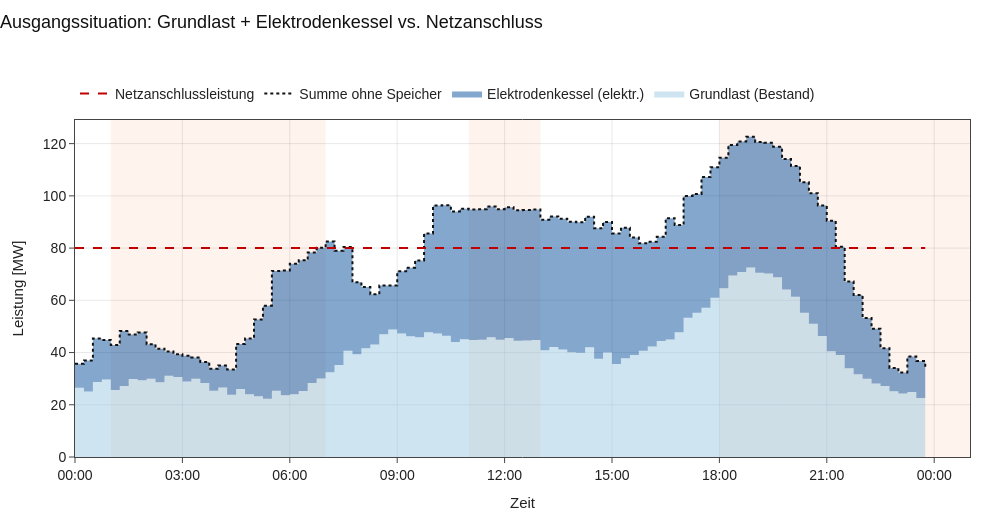

Notebook cell for this chart:
### Markdown cell above
### 4 · Ausgangssituation (vor Optimierung)

Grundlast und die zusätzliche elektrische Last des Elektrodenkessels. Die gestrichelte Linie
„Summe ohne Speicher" zeigt, was der Netzanschluss ohne Gegenmaßnahme sehen würde – deutlich über
der Netzanschlussleistung. Freigabe-Stunden orange hinterlegt.

### Code cell
def markiere_freigabe(fig, **kw):
    """Freigabe-Stunden im Plot orange hinterlegen."""
    tag0 = zeit[0].normalize()
    for h in sorted(set(erlaubte_stunden)):
        fig.add_vrect(x0=tag0 + pd.Timedelta(hours=h), x1=tag0 + pd.Timedelta(hours=h + 1),
                      fillcolor="LightSalmon", opacity=0.13, line_width=0, layer="below", **kw)

netz_ohne_speicher = (grundlast + p_ek).rename("Summe ohne Speicher")

fig = go.Figure()
fig.add_trace(go.Scatter(x=zeit, y=grundlast, name="Grundlast (Bestand)",
                         line_shape="hv", stackgroup="v", line=dict(width=0, color=FARBEN["grund"])))
fig.add_trace(go.Scatter(x=zeit, y=p_ek, name="Elektrodenkessel (elektr.)",
                         line_shape="hv", stackgroup="v", line=dict(width=0, color=FARBEN["kessel"])))
fig.add_trace(go.Scatter(x=zeit, y=netz_ohne_speicher, name="Summe ohne Speicher",
                         line_shape="hv", line=dict(color=FARBEN["netz"], width=2, dash="dot")))
fig.add_trace(go.Scatter(x=zeit, y=[P_netz_normal] * T, name="Netzanschlussleistung",
                         line=dict(color=FARBEN["limit"], dash="dash", width=2)))
markiere_freigabe(fig)
basis_layout(fig, "Ausgangssituation: Grundlast + Elektrodenkessel vs. Netzanschluss")
fig.show(config=PLOT_CONFIG)
